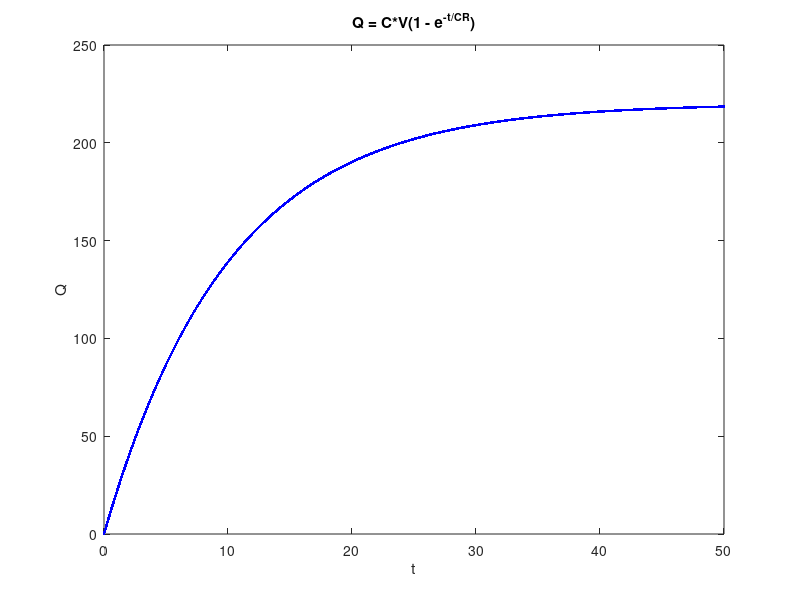
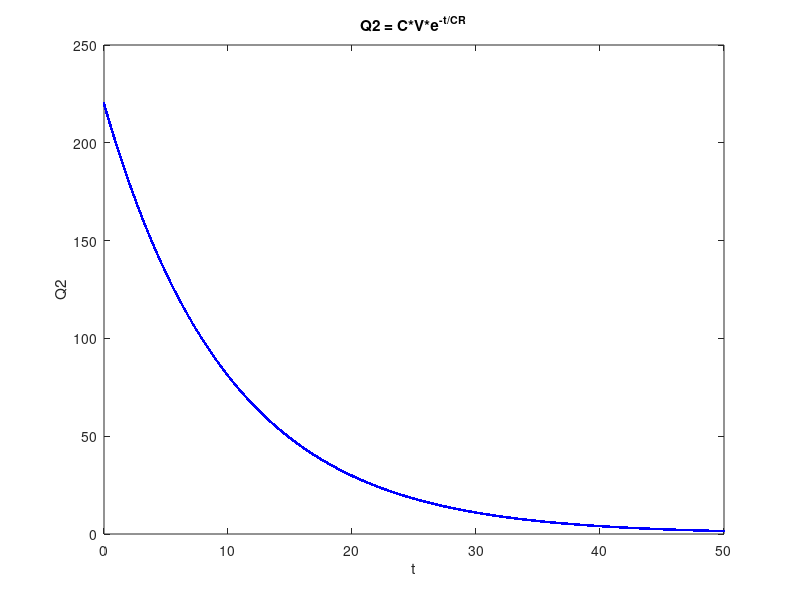

Reproduce these figures in MATLAB, in order.
clearvars, close all

t = linspace(0,50, 10000);

C =1;
V =220;
R = 10;

Q = C*V*(1 - exp(-t./(C*R)));
Q2 = C*V*(exp(-t./(C*R)));

figure (1);
plot(t, Q, 'linewidth', 2, "b.")
%axis equal;
title('Q = C*V(1 - e^{-t/CR})')
xlabel('t')
ylabel('Q')

figure (2);
plot(t, Q2, 'linewidth', 2, "b.")
%axis equal;
title('Q2 = C*V*e^{-t/CR}')
xlabel('t')
ylabel('Q2')
